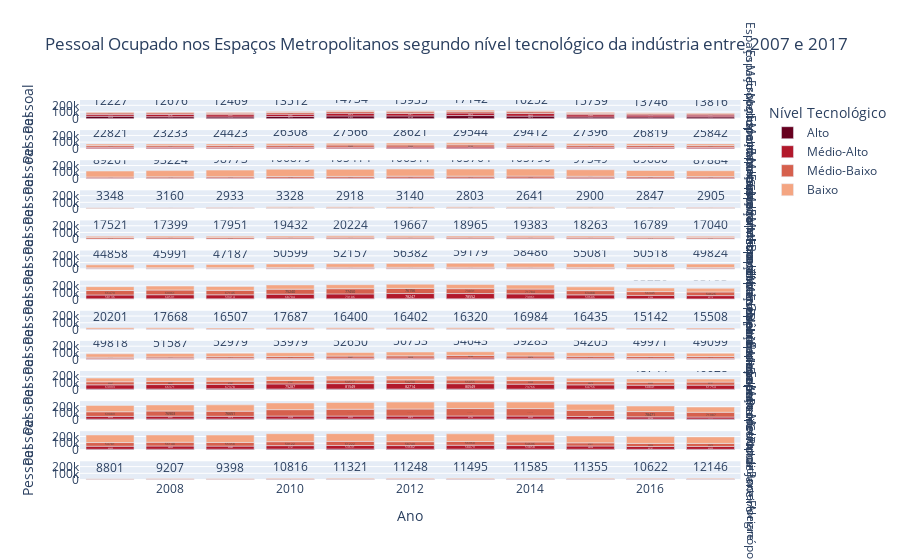

Notebook code for this chart:
### Code cell
fig = px.bar(
    data_frame=df
    , x='Ano'
    , y='Pessoal'
    , facet_row='Espaço Metropolitano'
    , color='Nível Tecnológico'
    , title=f'Pessoal Ocupado nos Espaços Metropolitanos segundo nível tecnológico da indústria entre 2007 e 2017'
    , height=4000
    , color_discrete_map={
        'Alto':'rgb(103,0,31)'
        , 'Médio-Alto':'rgb(178,24,43)'
        , 'Médio-Baixo':'rgb(214,96,77)'
        , 'Baixo':'rgb(244,165,130)'
    }
    , color_discrete_sequence=['rgb(141, 201, 199)', 'rgb(136, 136, 238)', '#1F77B4', 'rgb(250, 255, 195)', 'rgb(228,70,70)']
#    , range_y=(0,50000)
    , text='Pessoal'
)


fig.show()
